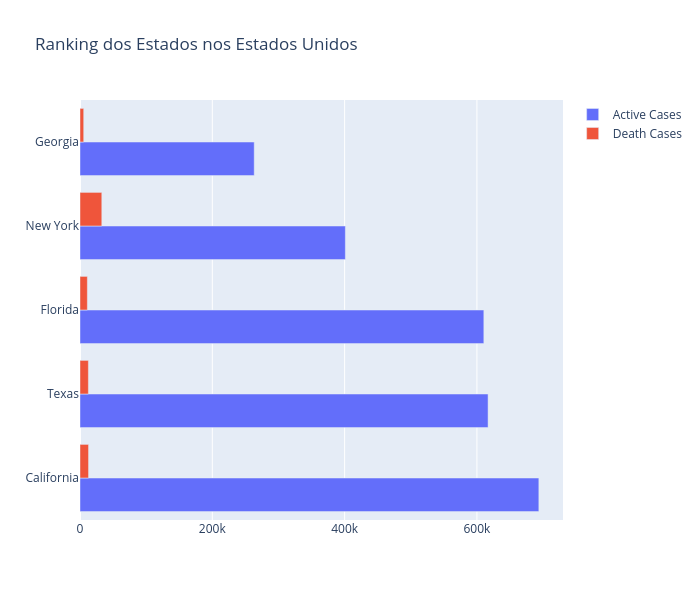

Source code (Python):
import requests # Extrair dados da url .JSON
import pandas as pd
import matplotlib.pyplot as plt
import plotly.express as px
import numpy as np
import plotly
import plotly.graph_objects as go
from plotly.subplots import make_subplots
import datetime as dt # Auxilia os dados com data/hora

# Coletando dados
url_request = requests.get("https://services1.arcgis.com/0MSEUqKaxRlEPj5g/arcgis/rest/services/Coronavirus_2019_nCoV_Cases/FeatureServer/1/query?where=1%3D1&outFields=*&outSR=4326&f=json")
url_json = url_request.json()
df = pd.DataFrame(url_json['features'])

# Transformando dados
data_list = df['attributes'].tolist()
data = pd.DataFrame(data_list)
data.set_index('OBJECTID')
data = data[['Province_State','Country_Region','Last_Update','Lat','Long_','Confirmed','Recovered','Deaths','Active']]
data.columns = ('State','Country','Last Update','Lat','Long','Confirmed','Recovered','Deaths','Active')
data['State'].fillna(value = '', inplace = True)
data

# Convertendo o tempo atual
def convert_time(t):
    t = int(t)
    return dt.datetime.fromtimestamp(t)
data = data.dropna(subset = ['Last Update'])
data['Last Update'] = data['Last Update']/1000
data['Last Update'] = data['Last Update'].apply(convert_time)
data

# Variável para filtrar os dados dos EUA
topstates_us = data['Country'] == 'US'
topstates_us = data[topstates_us].nlargest(5, 'Confirmed')

fig1 = go.Figure(data = [
    go.Bar(name = 'Active Cases', x = topstates_us['Active'], y = topstates_us['State'], orientation = 'h'),
    go.Bar(name = 'Death Cases', x = topstates_us['Deaths'], y = topstates_us['State'], orientation = 'h')])
fig1.update_layout(title = 'Ranking dos Estados nos Estados Unidos', height = 600)
fig1.show() # Plota os dados

# go.bar = Gráfico de barras
# color_continuous_scale = escala de cor para os dados,  consultada em: https://plotly.com/python/builtin-colorscales/
## Cada go.Bar é um dado diferente a ser plotado em um único gráfico.

# Fonte: https://medium.com/codex/covid-19-analysis-with-python-b898181ea627
